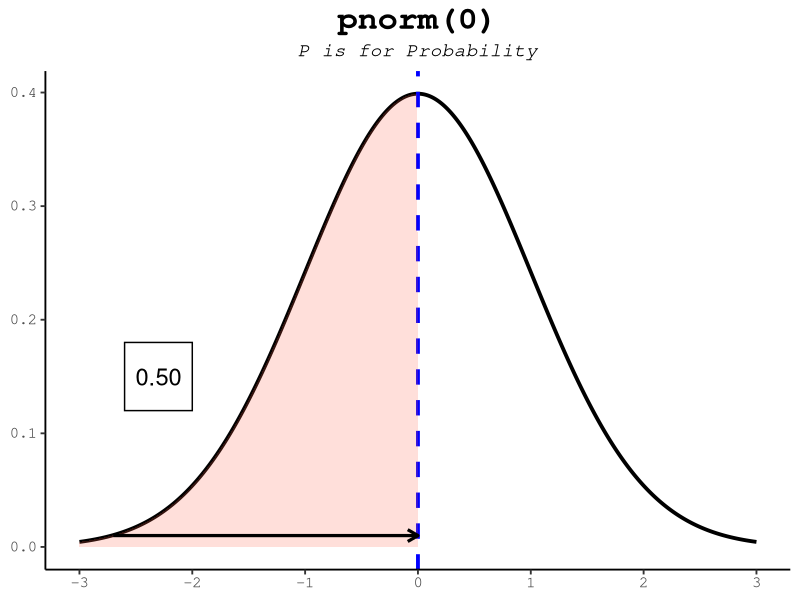
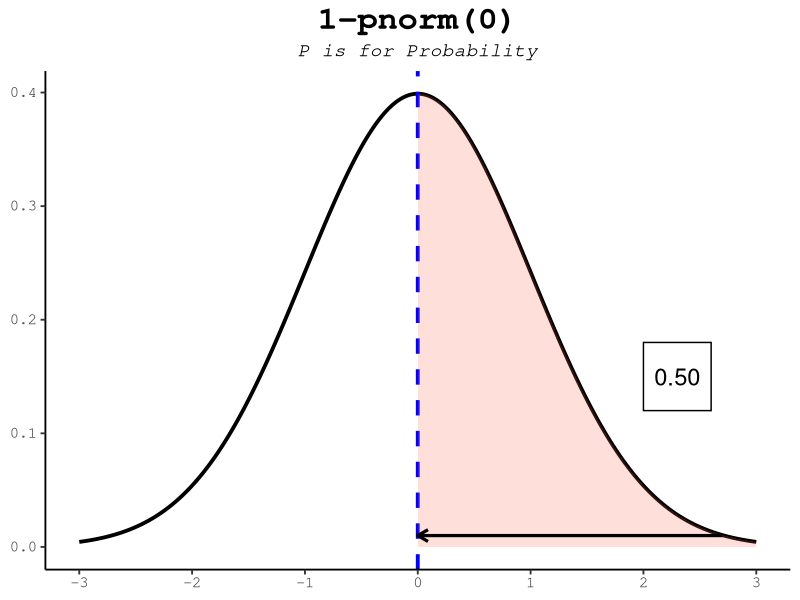
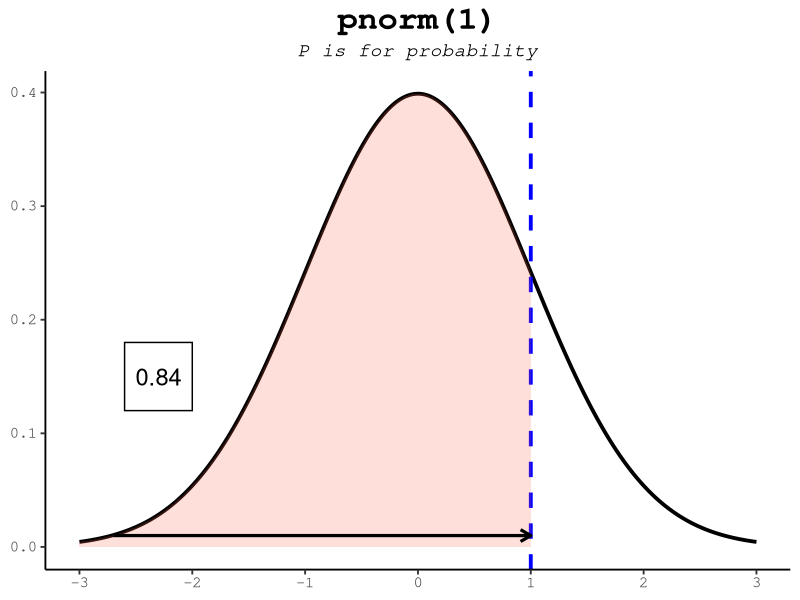
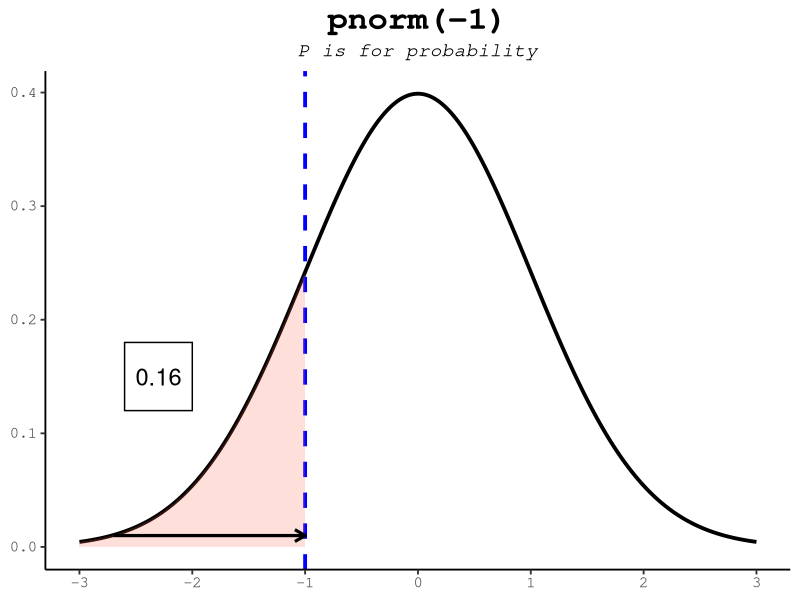
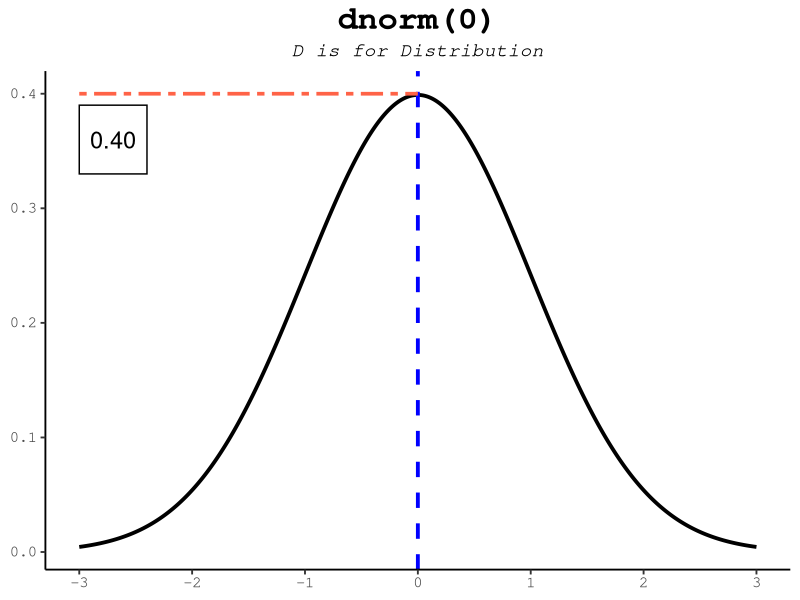
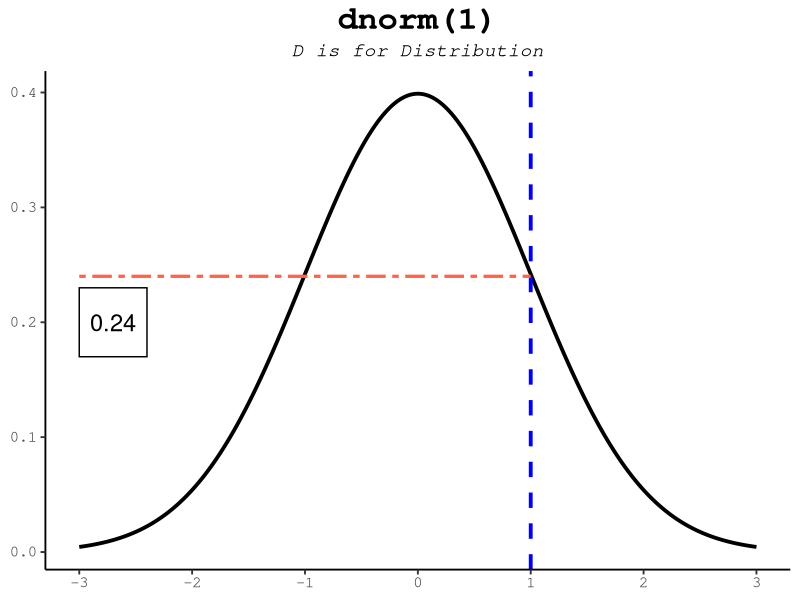
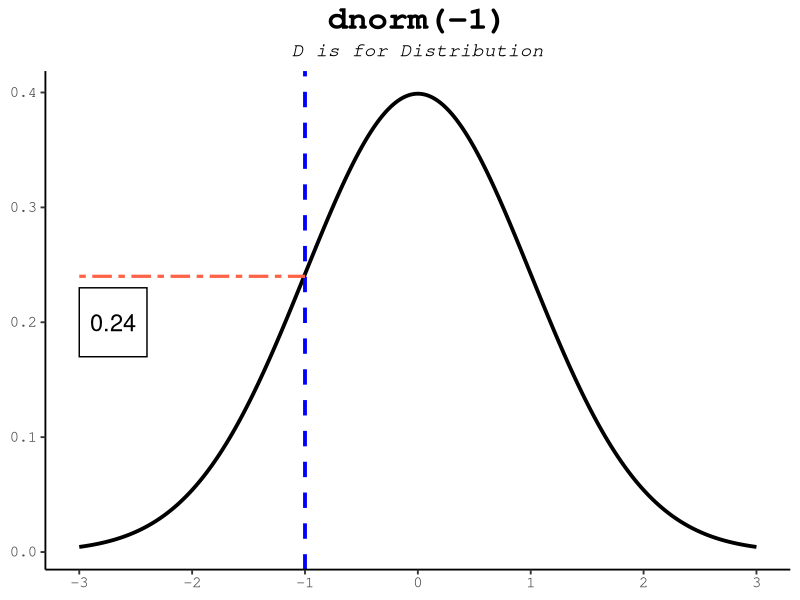
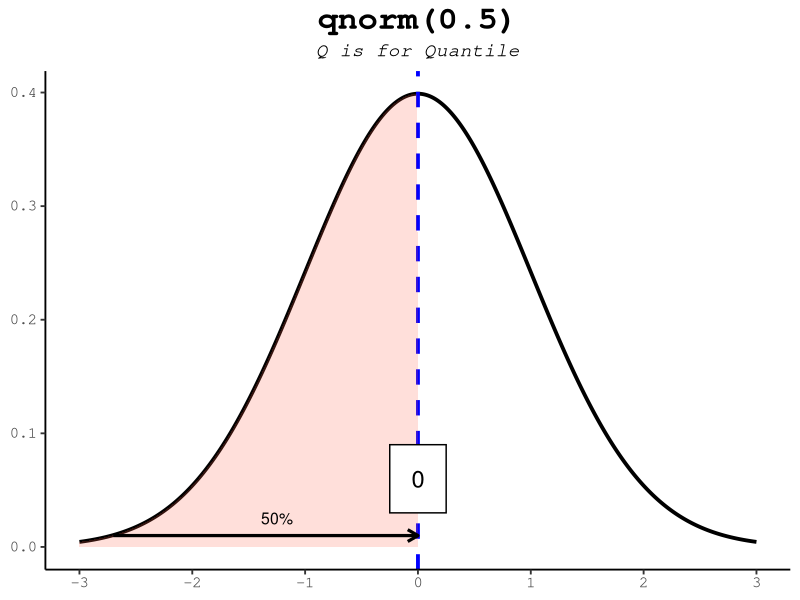

Reproduce these figures in R, in order.
## ---- chunk 1
knitr::opts_chunk$set(echo = TRUE)
library(ggplot2)
library(ggfortify)
library(ggthemes)
library(gridExtra)
## ---- chunk 2
# Prep the distribution data
x <- seq(-3, 3, 0.005)
y <- dnorm(x)
normal <- as.data.frame(cbind(x,y))
## ---- chunk 3
# pnorm plot 1
# pnorm(0)
x2 <- c(x[1:600], rep(0,601))
y2 <- c(y[1:600], rep(0,601))

p <- ggplot(mapping = aes(x, y), data = normal) +
     geom_line(size = 1.3) +
     geom_vline(xintercept = 0, color = "blue", size = 1.3, linetype = 2) +
     scale_x_continuous(n.breaks = 7) +
     labs(title = "pnorm(0)", x = NULL, y = NULL, 
          subtitle = "P is for Probability") +
     geom_area(inherit.aes = F, mapping = aes(x=x2, y=y2), fill = "tomato", 
               alpha = 0.2) +
     annotate(geom = "rect", xmin = -2.6, xmax = -2, ymin = 0.12, ymax = 0.18,
              alpha = 1, fill = "white", color = "black") +
     annotate(geom = "text", label = "0.50", x = -2.3, y = 0.15, size = 6) +
     annotate(geom = "segment", x = -2.7, xend = 0, y = 0.01, yend = 0.01, 
              size = 1.1, arrow = arrow(length = unit(3, "mm"))) +
     theme_classic(base_size = 14, base_family = "Courier") +
     theme(plot.title = element_text(size = 24, face = "bold", hjust = 0.5)) +
     theme(plot.subtitle = element_text(face = "italic", hjust = 0.5))
p
## ---- chunk 4
# pnorm plot 1.2
# 1-pnorm(0)
x9 <- c(rep(0,600), x[601:1201])
y9 <- c(rep(0,600), y[601:1201])

p1 <- ggplot(mapping = aes(x, y), data = normal) +
     geom_line(size = 1.3) +
     geom_vline(xintercept = 0, color = "blue", size = 1.3, linetype = 2) +
     scale_x_continuous(n.breaks = 7) +
     labs(title = "1-pnorm(0)", x = NULL, y = NULL, 
          subtitle = "P is for Probability") +
     geom_area(inherit.aes = F, mapping = aes(x=x9, y=y9), fill = "tomato", 
               alpha = 0.2) +
     annotate(geom = "rect", xmin = 2.6, xmax = 2, ymin = 0.12, ymax = 0.18,
              alpha = 1, fill = "white", color = "black") +
     annotate(geom = "text", label = "0.50", x = 2.3, y = 0.15, size = 6) +
     annotate(geom = "segment", x = 2.7, xend = 0, y = 0.01, yend = 0.01, 
              size = 1.1, arrow = arrow(length = unit(3, "mm"))) +
     theme_classic(base_size = 14, base_family = "Courier") +
     theme(plot.title = element_text(size = 24, face = "bold", hjust = 0.5)) +
     theme(plot.subtitle = element_text(face = "italic", hjust = 0.5))
p1
## ---- chunk 5
# pnorm plot 2
# pnorm(1)
x3 <- c(x[1:801], rep(1,400))
y3 <- c(y[1:801], rep(0,400))

p2 <- ggplot(mapping = aes(x, y), data = normal) +
     geom_line(size = 1.3) +
     geom_vline(xintercept = 1, color = "blue", size = 1.3, linetype = 2) +
     scale_x_continuous(n.breaks = 7) +
     labs(title = "pnorm(1)", subtitle = "P is for probability", 
          x = NULL, y = NULL) +
     geom_area(inherit.aes = F, mapping = aes(x=x3, y=y3), fill = "tomato", 
               alpha = 0.2) +
     annotate(geom = "rect", xmin = -2.6, xmax = -2, ymin = 0.12, ymax = 0.18,
              alpha = 1, fill = "white", color = "black") +
     annotate(geom = "text", label = "0.84", x = -2.3, y = 0.15, size = 6) +
     annotate(geom = "segment", x = -2.7, xend = 1, y = 0.01, yend = 0.01, 
              size = 1.1, arrow = arrow(length = unit(3, "mm"))) +
     theme_classic(base_size = 14, base_family = "Courier") +
     theme(plot.title = element_text(size = 24, face = "bold", hjust = 0.5)) +
     theme(plot.subtitle = element_text(face = "italic", hjust = 0.5))
p2
## ---- chunk 6
# pnorm plot 3
# pnorm(-1)
x4 <- c(x[1:401], rep(-1,800))
y4 <- c(y[1:401], rep(0,800))

p3 <- ggplot(mapping = aes(x, y), data = normal) +
     geom_line(size = 1.3) +
     geom_vline(xintercept = -1, color = "blue", size = 1.3, linetype = 2) +
     scale_x_continuous(n.breaks = 7) +
     labs(title = "pnorm(-1)", subtitle = "P is for probability", 
          x = NULL, y = NULL) +
     geom_area(inherit.aes = F, mapping = aes(x=x4, y=y4), fill = "tomato", 
               alpha = 0.2) +
     annotate(geom = "rect", xmin = -2.6, xmax = -2, ymin = 0.12, ymax = 0.18,
              alpha = 1, fill = "white", color = "black") +
     annotate(geom = "text", label = "0.16", x = -2.3, y = 0.15, size = 6) +
     annotate(geom = "segment", x = -2.7, xend = -1, y = 0.01, yend = 0.01, 
              size = 1.1, arrow = arrow(length = unit(3, "mm"))) +
     theme_classic(base_size = 14, base_family = "Courier") +
     theme(plot.title = element_text(size = 24, face = "bold", hjust = 0.5)) +
     theme(plot.subtitle = element_text(face = "italic", hjust = 0.5))
p3
## ---- chunk 7
# dnorm plot 1
# dnorm(0)

d1 <- ggplot(mapping = aes(x, y), data = normal) +
     geom_line(size = 1.3) +
     geom_vline(xintercept = 0, color = "blue", size = 1.3, linetype = 2) +
     scale_x_continuous(n.breaks = 7) +
     labs(title = "dnorm(0)", subtitle = "D is for Distribution", 
          x = NULL, y = NULL) +
     annotate(geom = "rect", xmin = -3, xmax = -2.4, ymin = 0.33, ymax = 0.39,
              alpha = 1, fill = "white", color = "black") +
     annotate(geom = "text", label = "0.40", x = -2.7, y = 0.36, size = 6) +
     annotate(geom = "segment", y = 0.4, yend = 0.4, x = -3, xend = 0, 
              color = "tomato", size = 1.25, linetype = 6) +
     theme_classic(base_size = 14, base_family = "Courier") +
     theme(plot.title = element_text(size = 24, face = "bold", hjust = 0.5)) +
     theme(plot.subtitle = element_text(face = "italic", hjust = 0.5))
d1
## ---- chunk 8
# dnorm plot 2
# dnorm(1)

d2 <- ggplot(mapping = aes(x, y), data = normal) +
     geom_line(size = 1.3) +
     geom_vline(xintercept = 1, color = "blue", size = 1.3, linetype = 2) +
     scale_x_continuous(n.breaks = 7) +
     labs(title = "dnorm(1)", subtitle = "D is for Distribution", 
          x = NULL, y = NULL) +
     annotate(geom = "rect", xmin = -3, xmax = -2.4, ymin = 0.17, ymax = 0.23,
              alpha = 1, fill = "white", color = "black") +
     annotate(geom = "text", label = "0.24", x = -2.7, y = 0.2, size = 6) +
     annotate(geom = "segment", y = 0.24, yend = 0.24, x = -3, xend = 1, 
              color = "tomato", size = 1.1, linetype = 6) +
     theme_classic(base_size = 14, base_family = "Courier") +
     theme(plot.title = element_text(size = 24, face = "bold", hjust = 0.5),
           plot.subtitle = element_text(face = "italic", hjust = 0.5))
d2
## ---- chunk 9
# dnorm plot 3
# dnorm(-1)

d3 <- ggplot(mapping = aes(x, y), data = normal) +
     geom_line(size = 1.3) +
     geom_vline(xintercept = -1, color = "blue", size = 1.3, linetype = 2) +
     scale_x_continuous(n.breaks = 7) +
     labs(title = "dnorm(-1)", subtitle = "D is for Distribution", 
          x = NULL, y = NULL) +
     annotate(geom = "rect", xmin = -3, xmax = -2.4, ymin = 0.17, ymax = 0.23,
              alpha = 1, fill = "white", color = "black") +
     annotate(geom = "text", label = "0.24", x = -2.7, y = 0.2, size = 6) +
     annotate(geom = "segment", y = 0.24, yend = 0.24, x = -3, xend = -1, 
              color = "tomato", size = 1.1, linetype = 6) +
     theme_classic(base_size = 14, base_family = "Courier") +
     theme(plot.title = element_text(size = 24, face = "bold", hjust = 0.5),
           plot.subtitle = element_text(face = "italic", hjust = 0.5))
d3
## ---- chunk 10
# qnorm plot 1
# qnorm(0.5)

q1 <- ggplot(mapping = aes(x, y), data = normal) +
     geom_line(size = 1.3) +
     geom_vline(xintercept = 0, color = "blue", size = 1.3, linetype = 2) +
     scale_x_continuous(n.breaks = 7) +
     labs(title = "qnorm(0.5)", x = NULL, y = NULL, 
          subtitle = "Q is for Quantile") +
     geom_area(inherit.aes = F, mapping = aes(x=x2, y=y2), fill = "tomato", 
               alpha = 0.2) +
     annotate(geom = "rect", xmin = -0.25, xmax = 0.25, ymin = 0.03, ymax = 0.09,
              alpha = 1, fill = "white", color = "black") +
     annotate(geom = "text", label = "0", x = 0, y = 0.06, size = 6) +
     annotate(geom = "segment", x = -2.7, xend = 0, y = 0.01, yend = 0.01, 
              size = 1.1, arrow = arrow(length = unit(3, "mm"))) +
     annotate(geom = "text", label = "50%", x = -1.25, y = 0.025, size = 4) +
     theme_classic(base_size = 14, base_family = "Courier") +
     theme(plot.title = element_text(size = 24, face = "bold", hjust = 0.5)) +
     theme(plot.subtitle = element_text(face = "italic", hjust = 0.5))
q1
## ---- chunk 11
# qnorm plot 2
# qnorm(0.25)
x5 <- c(x[1:466], rep(-0.6745,735))
y5 <- c(y[1:466], rep(0,735))

q2 <- ggplot(mapping = aes(x, y), data = normal) +
     geom_line(size = 1.3) +
     geom_vline(xintercept = -0.6745, color = "blue", size = 1.3, linetype = 2) +
     scale_x_continuous(n.breaks = 7) +
     labs(title = "qnorm(0.25)", x = NULL, y = NULL, 
          subtitle = "Q is for Quantile") +
     geom_area(inherit.aes = F, mapping = aes(x=x5, y=y5), fill = "tomato", 
               alpha = 0.2) +
     annotate(geom = "rect", xmin = -0.3, xmax = 0.3, ymin = 0.03, ymax = 0.09,
              alpha = 1, fill = "white", color = "black") +
     annotate(geom = "text", label = "-0.67", x = 0, y = 0.06, size = 5) +
     annotate(geom = "segment", x = -2.7, xend = -0.6745, y = 0.01, yend = 0.01, 
              size = 1.1, arrow = arrow(length = unit(3, "mm"))) +
     annotate(geom = "text", label = "25%", x = -1.65, y = 0.025, size = 4) +
     theme_classic(base_size = 14, base_family = "Courier") +
     theme(plot.title = element_text(size = 24, face = "bold", hjust = 0.5)) +
     theme(plot.subtitle = element_text(face = "italic", hjust = 0.5))
q2
## ---- chunk 12
# qnorm plot 3
# qnorm(0.1)
x6 <- c(x[1:345], rep(-1.28,856))
y6 <- c(y[1:345], rep(0,856))

q3 <- ggplot(mapping = aes(x, y), data = normal) +
     geom_line(size = 1.3) +
     geom_vline(xintercept = -1.28, color = "blue", size = 1.3, linetype = 2) +
     scale_x_continuous(n.breaks = 7) +
     labs(title = "qnorm(0.1)", x = NULL, y = NULL, 
          subtitle = "Q is for Quantile") +
     geom_area(inherit.aes = F, mapping = aes(x=x6, y=y6), fill = "tomato", 
               alpha = 0.2) +
     annotate(geom = "rect", xmin = -0.3, xmax = 0.3, ymin = 0.03, ymax = 0.09,
              alpha = 1, fill = "white", color = "black") +
     annotate(geom = "text", label = "-1.28", x = 0, y = 0.06, size = 5) +
     annotate(geom = "segment", x = -2.7, xend = -1.28, y = 0.01, yend = 0.01, 
              size = 1.1, arrow = arrow(length = unit(3, "mm"))) +
     annotate(geom = "text", label = "10%", x = -1.85, y = 0.025, size = 4) +
     theme_classic(base_size = 14, base_family = "Courier") +
     theme(plot.title = element_text(size = 24, face = "bold", hjust = 0.5)) +
     theme(plot.subtitle = element_text(face = "italic", hjust = 0.5))
q3
## ---- chunk 13
# qnorm plot 4
# qnorm(0.75)
x7 <- c(x[1:735], rep(0.6745,466))
y7 <- c(y[1:735], rep(0,466))

q4 <- ggplot(mapping = aes(x, y), data = normal) +
     geom_line(size = 1.3) +
     geom_vline(xintercept = 0.6745, color = "blue", size = 1.3, linetype = 2) +
     scale_x_continuous(n.breaks = 7) +
     labs(title = "qnorm(0.75)", x = NULL, y = NULL, 
          subtitle = "Q is for Quantile") +
     geom_area(inherit.aes = F, mapping = aes(x=x7, y=y7), fill = "tomato", 
               alpha = 0.2) +
     annotate(geom = "rect", xmin = -0.3, xmax = 0.3, ymin = 0.03, ymax = 0.09,
              alpha = 1, fill = "white", color = "black") +
     annotate(geom = "text", label = "0.67", x = 0, y = 0.06, size = 5) +
     annotate(geom = "segment", x = -2.7, xend = 0.6745, y = 0.01, yend = 0.01, 
              size = 1.1, arrow = arrow(length = unit(3, "mm"))) +
     annotate(geom = "text", label = "75%", x = -.95, y = 0.025, size = 4) +
     theme_classic(base_size = 14, base_family = "Courier") +
     theme(plot.title = element_text(size = 24, face = "bold", hjust = 0.5)) +
     theme(plot.subtitle = element_text(face = "italic", hjust = 0.5))
q4
## ---- chunk 14
# qnorm plot 5
# qnorm(0.9)
x8 <- c(x[1:856], rep(1.28,345))
y8 <- c(y[1:856], rep(0,345))

q5 <- ggplot(mapping = aes(x, y), data = normal) +
     geom_line(size = 1.3) +
     geom_vline(xintercept = 1.28, color = "blue", size = 1.3, linetype = 2) +
     scale_x_continuous(n.breaks = 7) +
     labs(title = "qnorm(0.9)", x = NULL, y = NULL, 
          subtitle = "Q is for Quantile") +
     geom_area(inherit.aes = F, mapping = aes(x=x8, y=y8), fill = "tomato", 
               alpha = 0.2) +
     annotate(geom = "rect", xmin = -0.3, xmax = 0.3, ymin = 0.03, ymax = 0.09,
              alpha = 1, fill = "white", color = "black") +
     annotate(geom = "text", label = "1.28", x = 0, y = 0.06, size = 5) +
     annotate(geom = "segment", x = -2.7, xend = 1.28, y = 0.01, yend = 0.01, 
              size = 1.1, arrow = arrow(length = unit(3, "mm"))) +
     annotate(geom = "text", label = "90%", x = 0.8, y = 0.025, 
              size = 4) +
     theme_classic(base_size = 14, base_family = "Courier") +
     theme(plot.title = element_text(size = 24, face = "bold", hjust = 0.5)) +
     theme(plot.subtitle = element_text(face = "italic", hjust = 0.5))
q5
## ---- chunk 15
# rnorm plot
# rnorm(5)

r1 <- ggplot(mapping = aes(x, y), data = normal) +
     geom_line(size = 1.3) +
     scale_x_continuous(n.breaks = 7) +
     labs(title = "rnorm(n=5)", subtitle = "R is for Random generation", 
          x = NULL, y = NULL, caption = "Output: c(-1.8, -0.8, 0.1, 0.45, 1.1)") +
     annotate(geom = "segment", y = 0, yend = 0.4, x = 1.1, xend = 1.1,
              color = "blue", linetype = 2) +
     annotate(geom = "segment", y = 0, yend = 0.4, x = 0.45, xend = 0.45,
              color = "blue", linetype = 2) +
     annotate(geom = "segment", y = 0, yend = 0.4, x = -0.8, xend = -0.8,
              color = "blue", linetype = 2) +
     annotate(geom = "segment", y = 0, yend = 0.4, x = 0.1, xend = 0.1,
              color = "blue", linetype = 2) +
     annotate(geom = "segment", y = 0, yend = 0.4, x = -1.8, xend = -1.8,
              color = "blue", linetype = 2) +
     theme_classic(base_size = 14, base_family = "Courier") +
     theme(plot.title = element_text(size = 24, face = "bold", hjust = 0.5)) +
     theme(plot.subtitle = element_text(face = "italic", hjust = 0.5)) +
     theme(plot.caption = element_text(face = "bold", size = 14, hjust = 0.5))
r1
## ---- chunk 16
# pnorm graphs separately
ggsave("~/Desktop/Website materials/pnorm1.png", plot = p, width = 10, height = 6)
ggsave("~/Desktop/Website materials/pnorm2.png", plot = p2, width = 10, height = 6)
ggsave("~/Desktop/Website materials/pnorm3.png", plot = p3, width = 10, height = 6)

# pnorm graphs together
ggsave("~/Desktop/Website materials/pnorm_together.png", 
       arrangeGrob(grobs = list(p3, p, p2), nrow = 1), width = 28, height = 6)

# pnorm (0.5) flipped
ggsave("~/Desktop/Website materials/pnorm_flipped.png", 
       arrangeGrob(grobs = list(p, p1), nrow = 1), width = 20, height = 6)

# dnorm graphs separately
ggsave("~/Desktop/Website materials/dnorm1.png", plot = d1, width = 10, height = 6)
ggsave("~/Desktop/Website materials/dnorm2.png", plot = d2, width = 10, height = 6)
ggsave("~/Desktop/Website materials/dnorm3.png", plot = d3, width = 10, height = 6)

# dnorm graphs together
ggsave("~/Desktop/Website materials/dnorm_together.png", 
       arrangeGrob(grobs = list(d3, d1, d2), nrow = 1), width = 28, height = 6)

# qnorm graphs separately
ggsave("~/Desktop/Website materials/qnorm1.png", plot = q1, width = 10, height = 6)
ggsave("~/Desktop/Website materials/qnorm2.png", plot = q2, width = 10, height = 6)
ggsave("~/Desktop/Website materials/qnorm3.png", plot = q3, width = 10, height = 6)
ggsave("~/Desktop/Website materials/qnorm4.png", plot = q4, width = 10, height = 6)
ggsave("~/Desktop/Website materials/qnorm5.png", plot = q5, width = 10, height = 6)

# qnorm graphs together
ggsave("~/Desktop/Website materials/qnorm_together.png", 
       arrangeGrob(grobs = list(q3, q2, q1, q4, q5), nrow = 1), width = 34, height = 6)

# rnorm graph
ggsave("~/Desktop/Website materials/rnorm.png", plot = r1, width = 10, height = 6)

# example of each type together
ggsave("~/Desktop/Website materials/alltogether.png", 
       arrangeGrob(grobs = list(p, d1, q2, r1), nrow = 2), width = 20, height = 12)
